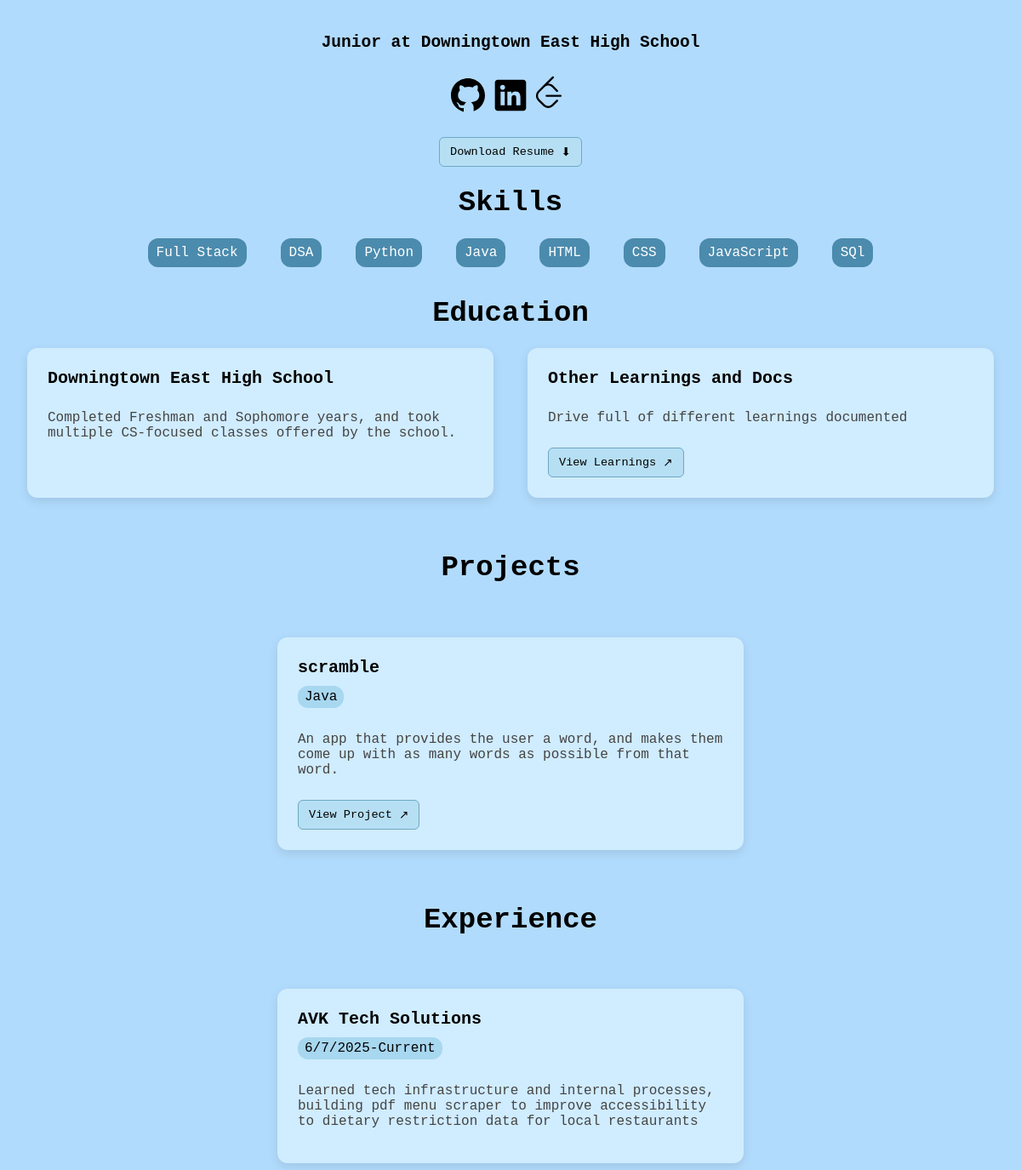
The page / on the database its author committed.
### app.py (models this page shows)
class Person(db.Model):
    id = db.Column(db.Integer, primary_key=True)
    name = db.Column(db.String(100), nullable=False)
    bio= db.Column(db.Text, nullable=False)
    github= db.Column(db.Text, nullable=False)
    linkedin= db.Column(db.Text, nullable=False)
    leetcode= db.Column(db.Text, nullable=False)

class Skills(db.Model):
    id= db.Column(db.Integer, primary_key=True)
    skills = db.Column(db.Text, nullable=False)

class Education(db.Model):
    id= db.Column(db.Integer, primary_key=True)
    title = db.Column(db.String(100), nullable=False)
    description=db.Column(db.Text, nullable=False)
    link=db.Column(db.String(200), nullable=True)

class Project(db.Model):
    id= db.Column(db.Integer, primary_key=True)
    title = db.Column(db.String(100), nullable=False)
    description=db.Column(db.Text, nullable=False)
    language=db.Column(db.String(100), nullable=False)
    link=db.Column(db.String(200), nullable=False)

class Experience(db.Model):
    id= db.Column(db.Integer, primary_key=True)
    title = db.Column(db.String(100), nullable=False)
    date = db.Column(db.String(50), nullable=False)
    description=db.Column(db.Text, nullable=False)

### app.py (the view)
@app.route("/")
def index():
    person= Person.query.first()
    projects=Project.query.all()
    experience= Experience.query.all()
    education= Education.query.all()
    skills= Skills.query.all()
    return render_template("index.html", projects=projects, person=person, experience=experience, education=education, skills=skills)

### templates/index.html (shortened to what this page needs)
<!DOCTYPE html>
<html>
  <head>
    <link
      href="{{url_for('static', filename='styles.css')}}"
      rel="stylesheet"
    />
  </head>
  <body>
    <br>
    <div class="centered">
      <h2>{{person.bio}}</h2>
    </div>
    <div style="display: flex; justify-content: center">
      <div id="icon">
        <a href="{{person.github}}" target="_blank" rel="noopener noreferrer">
        </a>
      </div>
      <div id="icon">
        <a href="{{person.linkedin}}" target="_blank" rel="noopener noreferrer">
        </a>
      </div>
      <div class="icon" style="margin-top: 12px;">
        <a href="{{person.leetcode}}" target="_blank" rel="noopener noreferrer">
        </a>
      </div>
    </div>
    <div class="centered">
      <a
      class="button"
      href="{{ url_for('static', filename='Kasyap_Tumuluri_Resume.pdf') }}"
      download
      target="_blank"
      >
        Download Resume <span class="arrow">⬇</span>
      </a>
    </div>
    <div class="block">
      <div class="centered title">
        <h1>Skills</h1>
      </div>
      <div class="flex">
        {% for skill in skills %}
          <div class="tag" style="background-color: #4b8bad; color: #ffffff; padding: 8px 10px;">{{skill.skills}}</div>
        {%endfor%}
      </div>
      <div class="centered title">
        <h1>Education</h1>
      </div>
      <div class="flex">
        {% for ed in education %}
        <div class="card">
          <h3>{{ed.title}}</h3>
          <p class="description">{{ed.description}}</p>
          {%if ed.link%}
            <a class="button" href="{{ed.link}}" target="_blank">
              View Learnings <span class="arrow">↗</span>
            </a>
          {%endif%}
        </div>
        {%endfor%}
      <div class="centered title">
        <h1>Projects</h1>
      </div>
      <div class="flex">
        {% for proj in projects %}
        <div class="card">
          <h3>{{proj.title}}</h3>
          <div class="tag">{{proj.language}}</div>
          <p class="description">{{proj.description}}</p>
          <a class="button" href="{{proj.link}}" target="_blank">
            View Project <span class="arrow">↗</span>
          </a>
        </div>
        {%endfor%}
      </div>
      <div class="centered title">
        <h1>Experience</h1>
      </div>
      <div class="flex">
        {% for exp in experience %}
        <div class="card">
          <h3>{{exp.title}}</h3>
          <div class="tag">{{exp.date}}</div>
          <p class="description">{{exp.description}}</p>
        </div>
        {%endfor%}
      </div>
    </div>
  </body>
</html>

### static/styles.css (style rules this page uses)
body { background-color: rgb(177, 219, 252); font-family: monospace; }
.centered { width: 90%; display: flex; margin: 0px auto; justify-content: center; align-items: center; border-radius: 10px; flex-direction: column; }
svg { color: black; }
#icon { margin: 10px 0px; }
.title { font-size: 17px; }
a { text-decoration: none; color: black; }
.card { display: flex; flex-direction: column; justify-content: space-between; background-color: #d0ecff; border-radius: 12px; box-shadow: 0 4px 12px rgba(0, 0, 0, 0.1); padding: 24px; width: 500px; text-align: left; flex-shrink: 0; max-width: 500px; }
.card h3 { margin: 0 0 10px; font-size: 1.25rem; font-weight: bold; }
.tag { display: inline-block; background-color: #a8d7f0; color: #000000; padding: 4px 8px; border-radius: 12px; font-size: 1rem; margin-bottom: 12px; width: fit-content; }
.description { font-size: 1rem; color: #444; margin-bottom: 16px; flex-grow: 1; }
.button { display: inline-flex; align-items: center; padding: 8px 12px; font-size: 0.85rem; border: 1px solid #6ea8c3; border-radius: 6px; background-color: #b6dff4; cursor: pointer; transition: background-color 0.2s; text-decoration: none; color: #000; margin-top: 10px; width: fit-content; }
.arrow { margin-left: 8px; }
.flex { display: flex; flex-wrap: wrap; justify-content: center; gap: 40px; }
.block { display: block; }

### rows shown on the page
Person: bio "Junior at Downingtown East High School"
Skills: skills "Full Stack"
Skills: skills "DSA"
Skills: skills "Python"
Skills: skills "Java"
Skills: skills "HTML"
Skills: skills "CSS"
Skills: skills "JavaScript"
Skills: skills "SQl"
Education: title "Downingtown East High School", description "Completed Freshman and Sophomore years, and took multiple CS-focused classes offered by the school."
Education: title "Other Learnings and Docs", description "Drive full of different learnings documented"
Project: title "scramble", language "Java", description "An app that provides the user a word, and makes them come up with as many words as possible from that word."
Experience: title "AVK Tech Solutions", date "6/7/2025-Current", description "Learned tech infrastructure and internal processes, building pdf menu scraper to improve accessibility to dietary restriction data for local restaurants"
